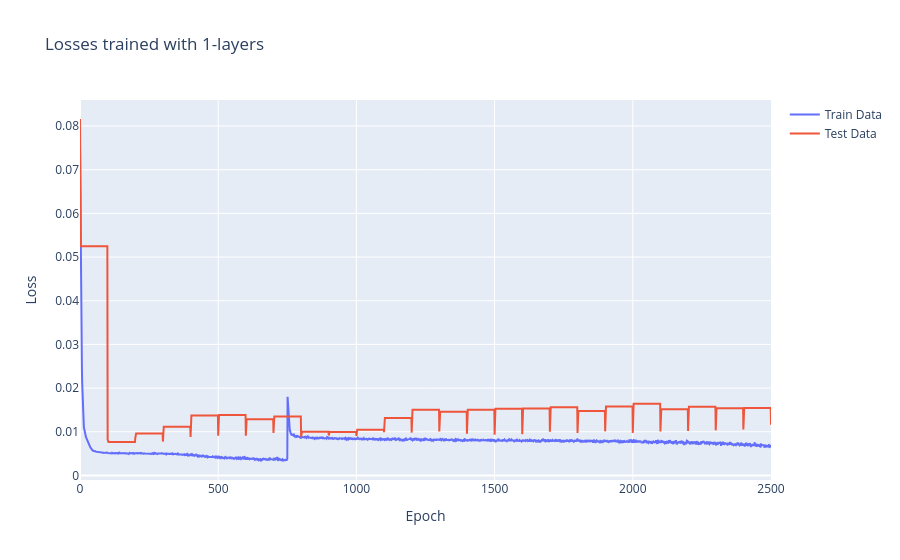
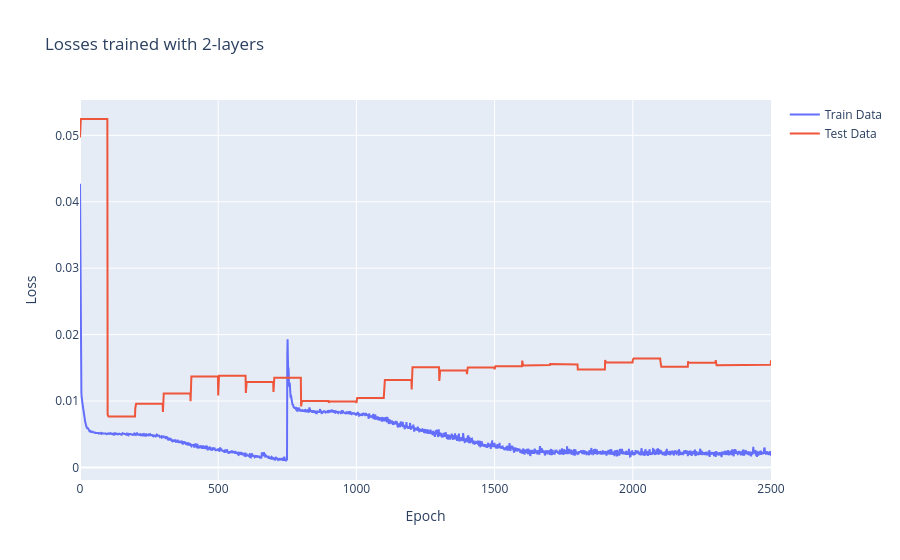
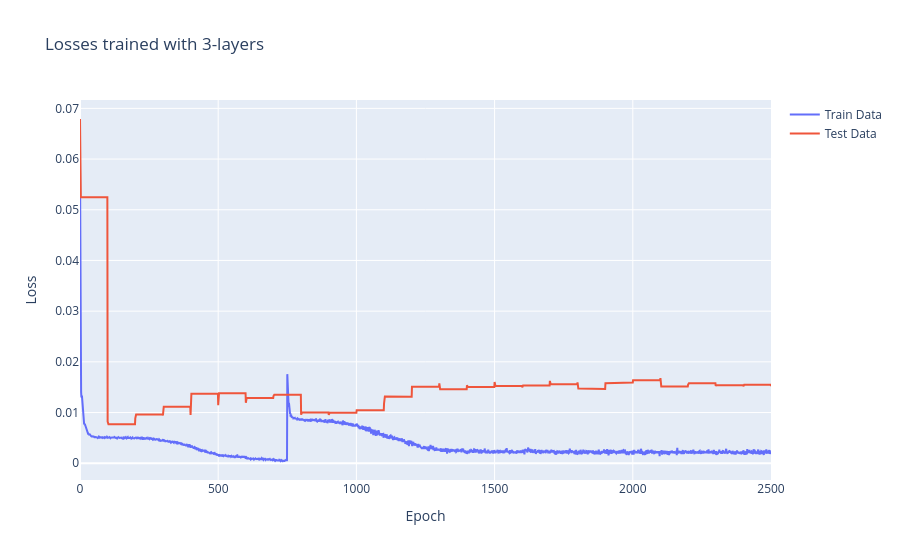
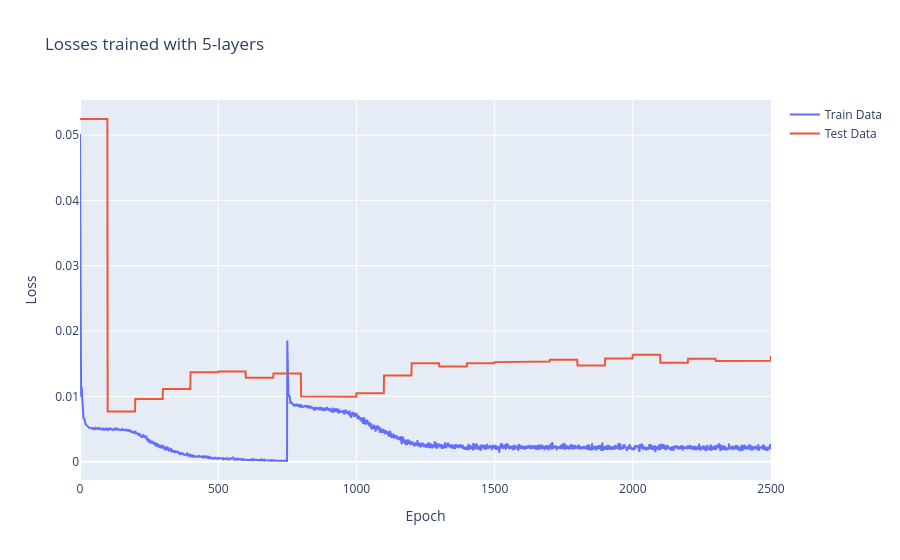

Notebook source saved alongside these figures, in order:
### Code cell
cdatas = [{"epoch": None, "sequencelength": None } for _ in range(len(comp_obj[0]["datas"]))]
  
for comp in comp_obj:
    lossfni = comp["i"]
    datas = comp["datas"]
    df = pd.DataFrame(datas) # plot loss 
    pickle.dump(df, open(f"{name}/df_lay{lossfni}_total.pkl", "wb"))

    fig = go.Figure()
    fig.add_trace(go.Scatter(x=df["epoch"], y=df["loss"], mode='lines', name='Train Data'))
    #if comp["lossfn"].__name__ != mse.__name__:
    #  fig.add_trace(go.Scatter(x=df["epoch"], y=df["lossmse"], mode='lines', name='MSE Loss (train Data)'))
    #if comp["lossfn"].__name__ != criterion.__name__:
    #  fig.add_trace(go.Scatter(x=df["epoch"], y=df["losscriterion"], mode='lines', name='CrossEntropy Loss (train Data)'))
    #if comp["lossfn"].__name__ != exp_loss.__name__:
    #  fig.add_trace(go.Scatter(x=df["epoch"], y=df["lossexp"], mode='lines', name='Exp Loss (train Data)'))
    fig.add_trace(go.Scatter(x=df["epoch"], y=df["testloss"], mode='lines', name='Test Data'))
    fig.update_layout(title=f'Losses trained with {lossfni}-layers', xaxis_title='Epoch', yaxis_title='Loss')
    fig.show()
    fig.write_html(f"{name}/losses_lay{lossfni}.html")
    fig.write_image(f"{name}/losses_lay{lossfni}.png")

    for index, el in enumerate(datas):
      if cdatas[index]["epoch"] is not None and cdatas[index]["epoch"] != el["epoch"]:
        raise Exception("Epochs do not match")
      #if cdatas[index]["sequencelength"] is not None and cdatas[index]["sequencelength"] != el["sequencelength"]:
      #  raise Exception("Sequence lengths do not match")
      if cdatas[index]["epoch"] is None and cdatas[index]["epoch"] != el["epoch"]:
        cdatas[index]["epoch"] = el["epoch"]
        cdatas[index]["sequencelength"] = el["sequencelength"]

      cdatas[index][f"lay{lossfni}.loss"] = el["loss"]
      cdatas[index][f"lay{lossfni}.testloss"] = el["testloss"]

df = pd.DataFrame(cdatas)
pickle.dump(df, open(f"{name}/df_lay_alle_total.pkl", "wb"))
fig = go.Figure()
for obj in (comp_obj):
  i = obj["i"]
  fig.add_trace(go.Scatter(x=df["epoch"], y=df[f"lay{i}.loss"], mode='lines', name=f'Train Data {i} layers'))
  fig.add_trace(go.Scatter(x=df["epoch"], y=df[f"lay{i}.testloss"], mode='lines', name=f'Test Data {i} layers'))
fig.update_layout(title='Losses trained with different numbers of layers', xaxis_title='Epoch', yaxis_title='Loss')
fig.show()
fig.write_html(f"{name}/losses_lay_alle.html")
fig.write_image(f"{name}/losses_lay_alle.png")

### Figure 1 — Plotly figure (JSON) as saved in the notebook; plotly's stock layout.template omitted (floating-point values rounded to 4 significant figures; data arrays with more than 128 entries replaced by an {"elided": "..."} marker saying what was removed)
{"data": [{"mode": "lines", "name": "Train Data", "type": "scatter", "x": {"elided": "2501 int values"}, "y": {"elided": "2501 float values"}}, {"mode": "lines", "name": "Test Data", "type": "scatter", "x": {"elided": "2501 int values"}, "y": {"elided": "2501 float values"}}], "layout": {"title": {"text": "Losses trained with 1-layers"}, "xaxis": {"title": {"text": "Epoch"}}, "yaxis": {"title": {"text": "Loss"}}}}

### Figure 2 — Plotly figure (JSON) as saved in the notebook; plotly's stock layout.template omitted (floating-point values rounded to 4 significant figures; data arrays with more than 128 entries replaced by an {"elided": "..."} marker saying what was removed)
{"data": [{"mode": "lines", "name": "Train Data", "type": "scatter", "x": {"elided": "2501 int values"}, "y": {"elided": "2501 float values"}}, {"mode": "lines", "name": "Test Data", "type": "scatter", "x": {"elided": "2501 int values"}, "y": {"elided": "2501 float values"}}], "layout": {"title": {"text": "Losses trained with 2-layers"}, "xaxis": {"title": {"text": "Epoch"}}, "yaxis": {"title": {"text": "Loss"}}}}

### Figure 3 — Plotly figure (JSON) as saved in the notebook; plotly's stock layout.template omitted (floating-point values rounded to 4 significant figures; data arrays with more than 128 entries replaced by an {"elided": "..."} marker saying what was removed)
{"data": [{"mode": "lines", "name": "Train Data", "type": "scatter", "x": {"elided": "2501 int values"}, "y": {"elided": "2501 float values"}}, {"mode": "lines", "name": "Test Data", "type": "scatter", "x": {"elided": "2501 int values"}, "y": {"elided": "2501 float values"}}], "layout": {"title": {"text": "Losses trained with 3-layers"}, "xaxis": {"title": {"text": "Epoch"}}, "yaxis": {"title": {"text": "Loss"}}}}

### Figure 4 — Plotly figure (JSON) as saved in the notebook; plotly's stock layout.template omitted (floating-point values rounded to 4 significant figures; data arrays with more than 128 entries replaced by an {"elided": "..."} marker saying what was removed)
{"data": [{"mode": "lines", "name": "Train Data", "type": "scatter", "x": {"elided": "2501 int values"}, "y": {"elided": "2501 float values"}}, {"mode": "lines", "name": "Test Data", "type": "scatter", "x": {"elided": "2501 int values"}, "y": {"elided": "2501 float values"}}], "layout": {"title": {"text": "Losses trained with 5-layers"}, "xaxis": {"title": {"text": "Epoch"}}, "yaxis": {"title": {"text": "Loss"}}}}
